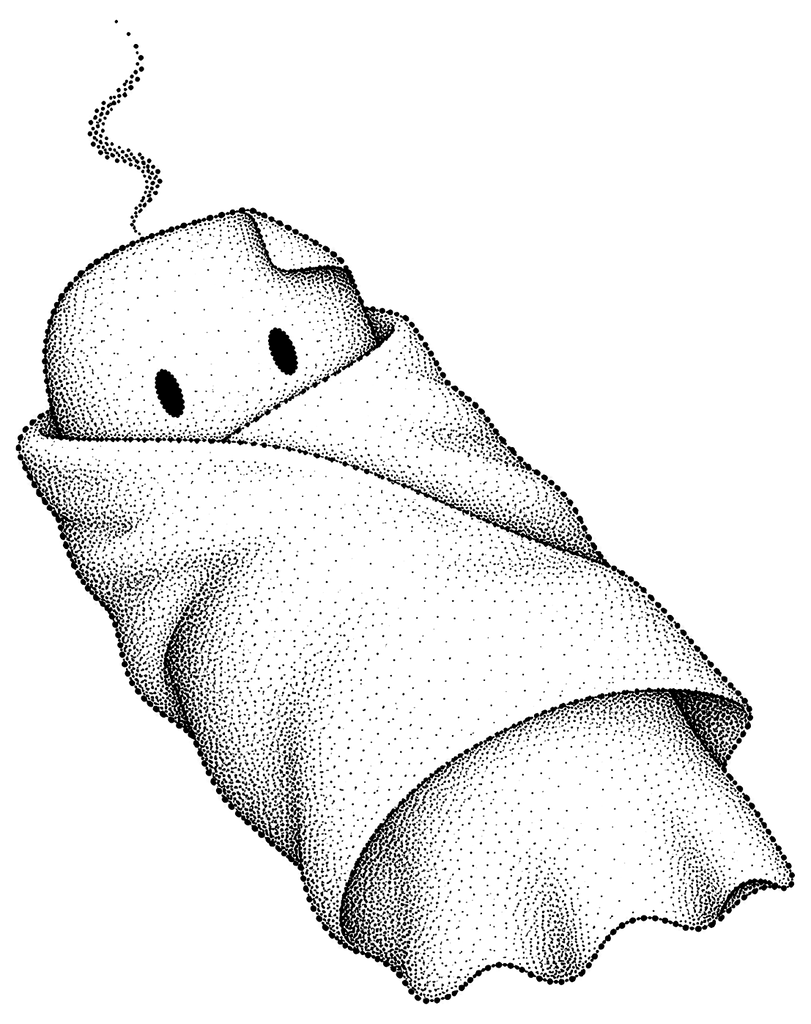
#> input picture assets/art/ghosts/02-no-notes-yet.webp, 811 x 1024 px
$ python -i effect_frames.py   (imports and definitions only)
#> lines starting #> are read from the running program, lines starting #| are printed output that depends on the picture
#!/usr/bin/env python3
"""
The effects' characters, moving (Matt, 2026-11-13: "I'm adding animated versions of each asset soon", "6 frame
animations for each asset in a sprite sheet", then "Wire up the animated pack from the desktop").

    python3 tool/effect_frames.py [folder]        (the folder is ~/Desktop/Animated where none is given)

A sheet is one character of one effect doing one thing: `<effect>_r1c<n> · <what it does>.png`, a square picture on
a clear background with six frames of the motion in three columns and two rows, read left to right, top to bottom.
`r1c<n>` is the character's place on the effect's still sheet (row 1, column n), which is `<effect>-h<n>.webp` in
assets/effects/ (tool/effect_sprites.py), so the moving one takes the still one's place.

Each sheet becomes a strip, `assets/effects/<effect>-h<n>-f6.webp`: its six frames side by side, every frame cut to
the same box (the box all six fit in, so what moves is the drawing and not the cut), 256 pixels on its longer side. The app steps through the strip as the character flies (lib/effects.dart, EffectSprites). A
character with no sheet keeps its still picture.

Also written: build/effect-frames/<effect>.png, each effect's strips one under another, to look over.
The sheets themselves are not kept in the repository: at 227 MB they stay where Matt made them.
"""

import os
import re
import sys

import numpy as np
from PIL import Image

ROOT = os.path.dirname(os.path.dirname(os.path.abspath(__file__)))
OUT = os.path.join(ROOT, 'assets', 'effects')
LOOK = os.path.join(ROOT, 'build', 'effect-frames')
COLUMNS, ROWS = 3, 2
FRAMES = COLUMNS * ROWS
SIDE = 256          # pixels: a frame's longer side (a still sprite's is 300; these are six to a character)
SOLID = 24          # alpha above this is part of the drawing
NAME = re.compile(r'^([A-Za-z]+)_r1c(\d)\b')
LANCZOS = Image.Resampling.LANCZOS


def strip(path):
    """The six frames of the sheet at [path], each cut to the one box that holds them all, side by side."""
    sheet = Image.open(path).convert('RGBA')
#> sheet is the input picture: PIL image 811x1024 RGBA; mean R, G, B, A 0, 0, 0, 17.2
    alpha = np.array(sheet)[:, :, 3]
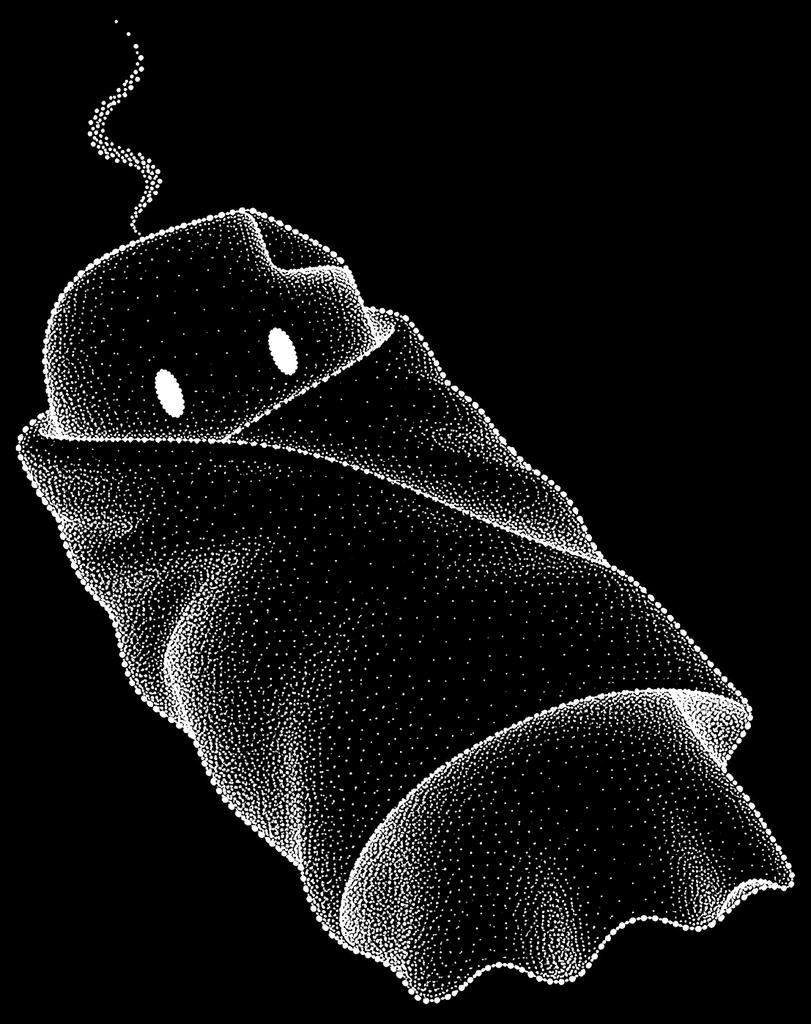
#> alpha: shape (1024, 811); min 0, max 255, mean 17.2
    height, width = alpha.shape
#> height = 1024; width = 811
    cw, ch = width / COLUMNS, height / ROWS
#> cw = 270.3; ch = 512
    cells = []
    for row in range(ROWS):
        for column in range(COLUMNS):
            box = (round(column * cw), round(row * ch), round((column + 1) * cw), round((row + 1) * ch))
            cells.append(sheet.crop(box))
#> after the loop, cells = 6 items
    left = top = 10 ** 9
    right = bottom = 0
    for cell in cells:
        ys, xs = np.where(np.array(cell)[:, :, 3] > SOLID)
        if len(xs) == 0:
            raise ValueError('a frame with nothing in it')
        left, top = min(left, xs.min()), min(top, ys.min())
        right, bottom = max(right, xs.max() + 1), max(bottom, ys.max() + 1)
#> this loop made 6 passes
#> (left, top, right) on passes 1 to 6: (15, 19, 270), (0, 19, 271), (0, 19, 271), (0, 0, 271), (0, 0, 271), (0, 0, 271)
    pad = 3
    box = (max(0, left - pad), max(0, top - pad), min(cells[0].width, right + pad), min(cells[0].height, bottom + pad))
#> box = (0, 0, 270, 512)
    w, h = box[2] - box[0], box[3] - box[1]
#> w = 270; h = 512
    scale = SIDE / max(w, h)
#> scale = 0.5
    fw, fh = max(1, round(w * scale)), max(1, round(h * scale))
#> fw = 135; fh = 256
    out = Image.new('RGBA', (fw * FRAMES, fh), (0, 0, 0, 0))
#> out: PIL image 810x256 RGBA; every value is 0
    for i, cell in enumerate(cells):
        out.paste(cell.crop(box).resize((fw, fh), LANCZOS), (i * fw, 0))
#> this loop made 6 passes
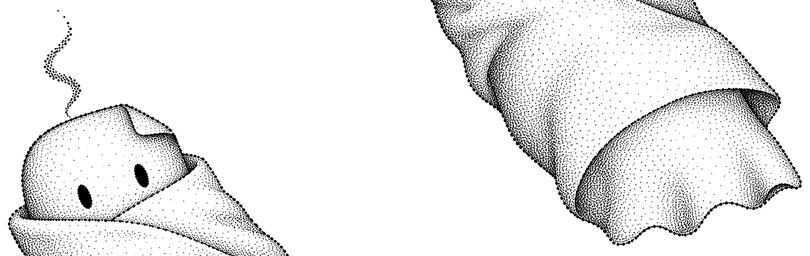
#> out: PIL image 810x256 RGBA; mean R, G, B, A 0, 0, 0, 17.8; transparent parts drawn white
    return out


def main():
    folder = os.path.expanduser(sys.argv[1] if len(sys.argv) > 1 else '~/Desktop/Animated')
    os.makedirs(OUT, exist_ok=True)
    os.makedirs(LOOK, exist_ok=True)
    made = {}
    for name in sorted(os.listdir(folder)):
        m = NAME.match(name)
        if not m or not name.lower().endswith('.png'):
            continue
        effect, hero = m.group(1), int(m.group(2))
        if not os.path.exists(os.path.join(OUT, f'{effect}-h{hero}.webp')):
            print(f'  {name}: there is no still {effect}-h{hero}.webp for it to take the place of; left out')
            continue
        frames = strip(os.path.join(folder, name))
        frames.save(os.path.join(OUT, f'{effect}-h{hero}-f{FRAMES}.webp'), quality=78, method=6)
        made.setdefault(effect, []).append((hero, frames))
    total = 0
    for effect, strips in sorted(made.items()):
        strips.sort(key=lambda s: s[0])
        look = Image.new('RGBA', (max(s.width for _, s in strips), sum(s.height for _, s in strips)), (40, 40, 48, 255))
        y = 0
        for _, s in strips:
            look.alpha_composite(s, (0, y))
            y += s.height
        look.save(os.path.join(LOOK, f'{effect}.png'))
        total += len(strips)
        print(f'{effect}: {", ".join("h" + str(h) for h, _ in strips)}')
    size = sum(os.path.getsize(os.path.join(OUT, f)) for f in os.listdir(OUT) if re.search(r'-h\d+-f\d+\.webp$', f))
    print(f'{total} strips in {OUT}, {size / 1024 / 1024:.1f} MB; pictures of them in {LOOK}')


# [2 lines not run here, left out]

>>> result = strip('../../assets/art/ghosts/02-no-notes-yet.webp')

$ run again, on assets/plugins/lovart/styles/pencil.webp
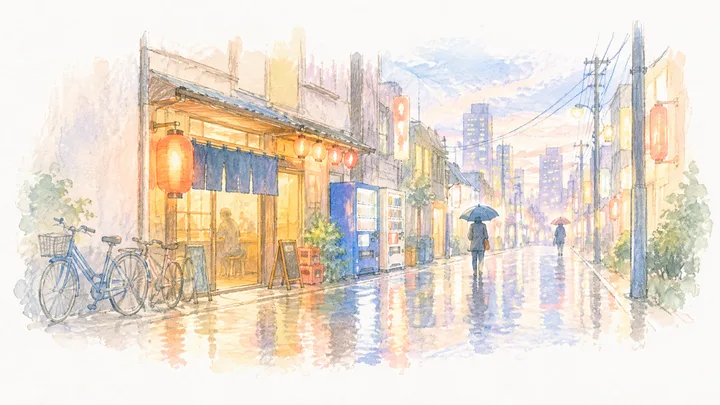
#> input picture assets/plugins/lovart/styles/pencil.webp, 720 x 405 px
#> alpha: shape (405, 720); every value is 255
#> after the loop in strip, `for row in range(ROWS):`: cells = 6 items
#> the loop in strip, `for cell in cells:` made 6 passes
#> bottom on passes 1 to 6: 202, 202, 202, 203, 203, 203
#> box = (0, 0, 240, 202)
#> w = 240; h = 202
#> scale = 1.07
#> fw = 256; fh = 215
#> the loop in strip, `for i, cell in enumerate(cells):` made 6 passes
#> after the loop in strip, `for i, cell in enumerate(cells):`:
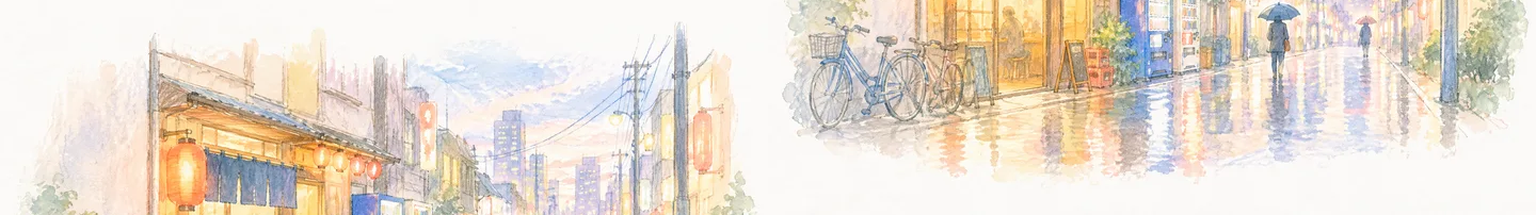
#> out: PIL image 1536x215 RGBA; mean R, G, B, A 231.7, 221.3, 209.7, 255
